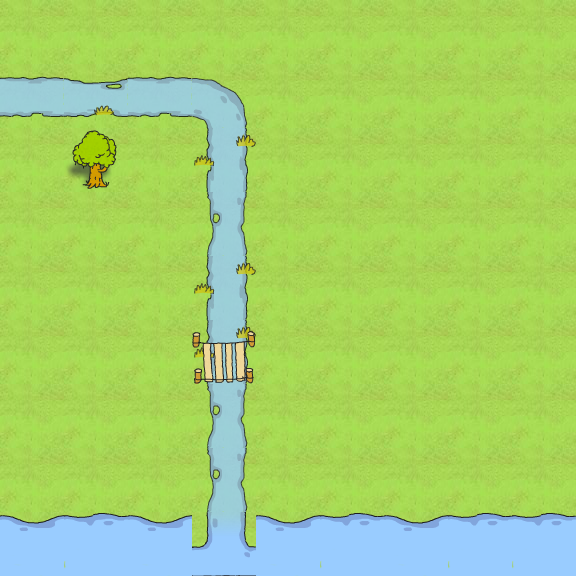

A level layout from a 2D game, rendered from its tile map. Below: a short description, then the map file with tile-grid data replaced by summaries:
An orthogonal 9x9 tile map with 64x64 px tiles, 7 tile layers (TL1a, TL1b, WL1, CL1, ...), 6 tilesets and 8 objects (characters/player/player, characters/enemies/crocodile/croc1, characters/robot/rob1, collectables/coin/coin1, portal/portal1, ...).

<map version="1.0" orientation="orthogonal" width="9" height="9" tilewidth="64" tileheight="64">
 <tileset firstgid="1" name="water" tilewidth="64" tileheight="64">
  <image source="../../../../../tiles/water.png" width="320" height="1216" />
 </tileset>
 <tileset firstgid="96" name="jungle" tilewidth="64" tileheight="64">
  <image source="../../../../../tiles/jungle.png" width="320" height="1216" />
 </tileset>
 <tileset firstgid="191" name="paths" tilewidth="64" tileheight="64">
  <image source="../../../../../tiles/paths.png" width="320" height="1216" />
 </tileset>
 <tileset firstgid="286" name="objects" tilewidth="64" tileheight="64">
  <image source="../../../../../tiles/objects.png" width="320" height="1216" />
 </tileset>
 <tileset firstgid="381" name="sand" tilewidth="64" tileheight="64">
  <image source="../../../../../tiles/sand.png" width="320" height="1216" />
 </tileset>
 <tileset firstgid="476" name="walls" tilewidth="64" tileheight="64">
  <image source="../../../../../tiles/walls.png" width="320" height="1216" />
 </tileset>
 <layer name="TL1a" width="9" height="9">
  <data>[81 cells, 81 non-empty, 1 distinct tile ids]</data>
 </layer>
 <layer name="TL1b" width="9" height="9">
  <data>[81 cells, 20 non-empty, 9 distinct tile ids]</data>
 </layer>
 <layer name="WL1" width="9" height="9">
  <data>[81 cells, 0 non-empty, 0 distinct tile ids]</data>
 </layer>
 <layer name="CL1" width="9" height="9">
  <data>[81 cells, 0 non-empty, 0 distinct tile ids]</data>
 </layer>
 <objectgroup name="OL1" width="0" height="0">
  <object name="characters/player/player" gid="286" x="64" y="320" width="64" height="64" />
  <object name="characters/enemies/crocodile/croc1" gid="296" x="64" y="128" width="64" height="64" />
  <object name="characters/robot/rob1" gid="301" x="64" y="448" width="64" height="64" />
  <object name="collectables/coin/coin1" gid="287" x="448" y="512" />
  <object name="portal/portal1" gid="292" x="448" y="128" />
  <object name="layer_changer/lc1" gid="302" x="128" y="384" />
  <object name="layer_changer/lc2" gid="302" x="256" y="384" />
  <object name="characters/npcs/hatman/npc1" gid="291" x="384" y="256" />
 </objectgroup>
 <layer name="TL2" width="9" height="9">
  <data>[81 cells, 1 non-empty, 1 distinct tile ids]</data>
 </layer>
 <layer name="CL2" width="9" height="9">
  <data>[81 cells, 0 non-empty, 0 distinct tile ids]</data>
 </layer>
 <layer name="OL2" width="9" height="9">
  <data>[81 cells, 0 non-empty, 0 distinct tile ids]</data>
 </layer>
</map>
